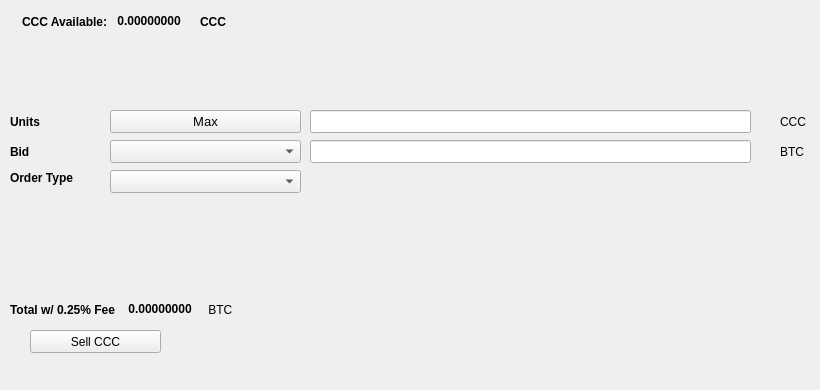
   <widget class="QWidget" name="SellTab">
    <attribute name="title">
     <string>Sell</string>
    </attribute>
    <widget class="QLabel" name="label_16">
     <property name="geometry">
      <rect>
       <x>780</x>
       <y>140</y>
       <width>31</width>
       <height>23</height>
      </rect>
     </property>
     <property name="text">
      <string>BTC</string>
     </property>
    </widget>
    <widget class="QComboBox" name="SellBidcomboBox">
     <property name="geometry">
      <rect>
       <x>110</x>
       <y>140</y>
       <width>191</width>
       <height>23</height>
      </rect>
     </property>
     <property name="font">
      <font>
       <pointsize>10</pointsize>
      </font>
     </property>
    </widget>
    <widget class="QLabel" name="label_18">
     <property name="geometry">
      <rect>
       <x>10</x>
       <y>110</y>
       <width>46</width>
       <height>23</height>
      </rect>
     </property>
     <property name="font">
      <font>
       <weight>75</weight>
       <bold>true</bold>
      </font>
     </property>
     <property name="text">
      <string>Units</string>
     </property>
    </widget>
    <widget class="QPushButton" name="Sell_Max_Amount">
     <property name="geometry">
      <rect>
       <x>110</x>
       <y>110</y>
       <width>191</width>
       <height>23</height>
      </rect>
     </property>
     <property name="font">
      <font>
       <pointsize>10</pointsize>
      </font>
     </property>
     <property name="text">
      <string>Max</string>
     </property>
    </widget>
    <widget class="QLabel" name="label_20">
     <property name="geometry">
      <rect>
       <x>10</x>
       <y>170</y>
       <width>91</width>
       <height>16</height>
      </rect>
     </property>
     <property name="font">
      <font>
       <weight>75</weight>
       <bold>true</bold>
      </font>
     </property>
     <property name="text">
      <string>Order Type</string>
     </property>
    </widget>
    <widget class="QComboBox" name="SellOrdertypeCombo">
     <property name="geometry">
      <rect>
       <x>110</x>
       <y>170</y>
       <width>191</width>
       <height>23</height>
      </rect>
     </property>
     <property name="font">
      <font>
       <pointsize>10</pointsize>
      </font>
     </property>
    </widget>
    <widget class="QLabel" name="label_21">
     <property name="geometry">
      <rect>
       <x>10</x>
       <y>140</y>
       <width>46</width>
       <height>23</height>
      </rect>
     </property>
     <property name="font">
      <font>
       <weight>75</weight>
       <bold>true</bold>
      </font>
     </property>
     <property name="text">
      <string>Bid</string>
     </property>
    </widget>
    <widget class="QLabel" name="label_22">
     <property name="geometry">
      <rect>
       <x>780</x>
       <y>110</y>
       <width>31</width>
       <height>23</height>
      </rect>
     </property>
     <property name="text">
      <string>CCC</string>
     </property>
    </widget>
    <widget class="QLineEdit" name="UnitsInputCCC">
     <property name="geometry">
      <rect>
       <x>310</x>
       <y>110</y>
       <width>441</width>
       <height>23</height>
      </rect>
     </property>
     <property name="font">
      <font>
       <pointsize>9</pointsize>
       <weight>75</weight>
       <bold>true</bold>
      </font>
     </property>
    </widget>
    <widget class="QLineEdit" name="SellBidPriceEdit">
     <property name="geometry">
      <rect>
       <x>310</x>
       <y>140</y>
       <width>441</width>
       <height>23</height>
      </rect>
     </property>
     <property name="font">
      <font>
       <pointsize>9</pointsize>
       <weight>75</weight>
       <bold>true</bold>
      </font>
     </property>
    </widget>
    <widget class="QPushButton" name="SellCCCBTN">
     <property name="geometry">
      <rect>
       <x>30</x>
       <y>330</y>
       <width>131</width>
       <height>23</height>
      </rect>
     </property>
     <property name="text">
      <string>Sell CCC</string>
     </property>
     <property name="icon">
      <iconset resource="../concierge">
       <normaloff>:/icons/bitcoin</normaloff>:/icons/bitcoin</iconset>
     </property>
    </widget>
    <widget class="QWidget" name="layoutWidget3">
     <property name="geometry">
      <rect>
       <x>22</x>
       <y>12</y>
       <width>258</width>
       <height>19</height>
      </rect>
     </property>
     <layout class="QHBoxLayout" name="horizontalLayout">
      <item>
       <widget class="QLabel" name="label232_2">
        <property name="font">
         <font>
          <weight>75</weight>
          <bold>true</bold>
         </font>
        </property>
        <property name="text">
         <string>CCC Available:</string>
        </property>
       </widget>
      </item>
      <item>
       <widget class="QLabel" name="CCCAvailableLabel">
        <property name="palette">
         <palette>
          <active>
           <colorrole role="WindowText">
            <brush brushstyle="SolidPattern">
             <color alpha="255">
              <red>0</red>
              <green>0</green>
              <blue>0</blue>
             </color>
            </brush>
           </colorrole>
           <colorrole role="Button">
            <brush brushstyle="SolidPattern">
             <color alpha="255">
              <red>0</red>
              <green>170</green>
              <blue>0</blue>
             </color>
            </brush>
           </colorrole>
           <colorrole role="Light">
            <brush brushstyle="SolidPattern">
             <color alpha="255">
              <red>0</red>
              <green>255</green>
              <blue>0</blue>
             </color>
            </brush>
           </colorrole>
           <colorrole role="Midlight">
            <brush brushstyle="SolidPattern">
             <color alpha="255">
              <red>0</red>
              <green>212</green>
              <blue>0</blue>
             </color>
            </brush>
           </colorrole>
           <colorrole role="Dark">
            <brush brushstyle="SolidPattern">
             <color alpha="255">
              <red>0</red>
              <green>85</green>
              <blue>0</blue>
             </color>
            </brush>
           </colorrole>
           <colorrole role="Mid">
            <brush brushstyle="SolidPattern">
             <color alpha="255">
              <red>0</red>
              <green>113</green>
              <blue>0</blue>
             </color>
            </brush>
           </colorrole>
           <colorrole role="Text">
            <brush brushstyle="SolidPattern">
             <color alpha="255">
              <red>0</red>
              <green>170</green>
              <blue>0</blue>
             </color>
            </brush>
           </colorrole>
           <colorrole role="BrightText">
            <brush brushstyle="SolidPattern">
             <color alpha="255">
              <red>255</red>
              <green>255</green>
              <blue>255</blue>
             </color>
            </brush>
           </colorrole>
           <colorrole role="ButtonText">
            <brush brushstyle="SolidPattern">
             <color alpha="255">
              <red>0</red>
              <green>0</green>
              <blue>0</blue>
             </color>
            </brush>
           </colorrole>
           <colorrole role="Base">
            <brush brushstyle="SolidPattern">
             <color alpha="255">
              <red>255</red>
              <green>255</green>
              <blue>255</blue>
             </color>
            </brush>
           </colorrole>
           <colorrole role="Window">
            <brush brushstyle="SolidPattern">
             <color alpha="255">
              <red>0</red>
              <green>170</green>
              <blue>0</blue>
             </color>
            </brush>
           </colorrole>
           <colorrole role="Shadow">
            <brush brushstyle="SolidPattern">
             <color alpha="255">
              <red>0</red>
              <green>0</green>
              <blue>0</blue>
             </color>
            </brush>
           </colorrole>
           <colorrole role="AlternateBase">
            <brush brushstyle="SolidPattern">
             <color alpha="255">
              <red>127</red>
              <green>212</green>
              <blue>127</blue>
             </color>
            </brush>
           </colorrole>
           <colorrole role="ToolTipBase">
            <brush brushstyle="SolidPattern">
             <color alpha="255">
              <red>255</red>
              <green>255</green>
              <blue>220</blue>
             </color>
            </brush>
           </colorrole>
           <colorrole role="ToolTipText">
            <brush brushstyle="SolidPattern">
             <color alpha="255">
              <red>0</red>
              <green>0</green>
              <blue>0</blue>
             </color>
            </brush>
           </colorrole>
          </active>
          <inactive>
           <colorrole role="WindowText">
            <brush brushstyle="SolidPattern">
             <color alpha="255">
              <red>0</red>
              <green>0</green>
              <blue>0</blue>
             </color>
            </brush>
           </colorrole>
           <colorrole role="Button">
            <brush brushstyle="SolidPattern">
             <color alpha="255">
              <red>0</red>
              <green>170</green>
              <blue>0</blue>
             </color>
            </brush>
           </colorrole>
           <colorrole role="Light">
            <brush brushstyle="SolidPattern">
             <color alpha="255">
              <red>0</red>
              <green>255</green>
              <blue>0</blue>
             </color>
            </brush>
           </colorrole>
           <colorrole role="Midlight">
            <brush brushstyle="SolidPattern">
             <color alpha="255">
              <red>0</red>
              <green>212</green>
              <blue>0</blue>
             </color>
            </brush>
           </colorrole>
           <colorrole role="Dark">
            <brush brushstyle="SolidPattern">
             <color alpha="255">
              <red>0</red>
              <green>85</green>
              <blue>0</blue>
             </color>
            </brush>
           </colorrole>
           <colorrole role="Mid">
            <brush brushstyle="SolidPattern">
             <color alpha="255">
              <red>0</red>
              <green>113</green>
              <blue>0</blue>
             </color>
            </brush>
           </colorrole>
           <colorrole role="Text">
            <brush brushstyle="SolidPattern">
             <color alpha="255">
              <red>0</red>
              <green>170</green>
              <blue>0</blue>
             </color>
            </brush>
           </colorrole>
           <colorrole role="BrightText">
            <brush brushstyle="SolidPattern">
             <color alpha="255">
              <red>255</red>
              <green>255</green>
              <blue>255</blue>
             </color>
            </brush>
           </colorrole>
           <colorrole role="ButtonText">
            <brush brushstyle="SolidPattern">
             <color alpha="255">
              <red>0</red>
              <green>0</green>
              <blue>0</blue>
             </color>
            </brush>
           </colorrole>
           <colorrole role="Base">
            <brush brushstyle="SolidPattern">
             <color alpha="255">
              <red>255</red>
              <green>255</green>
              <blue>255</blue>
             </color>
            </brush>
           </colorrole>
           <colorrole role="Window">
            <brush brushstyle="SolidPattern">
             <color alpha="255">
              <red>0</red>
              <green>170</green>
              <blue>0</blue>
             </color>
            </brush>
           </colorrole>
           <colorrole role="Shadow">
            <brush brushstyle="SolidPattern">
             <color alpha="255">
              <red>0</red>
              <green>0</green>
              <blue>0</blue>
             </color>
            </brush>
           </colorrole>
           <colorrole role="AlternateBase">
            <brush brushstyle="SolidPattern">
             <color alpha="255">
              <red>127</red>
              <green>212</green>
              <blue>127</blue>
             </color>
            </brush>
           </colorrole>
           <colorrole role="ToolTipBase">
            <brush brushstyle="SolidPattern">
             <color alpha="255">
              <red>255</red>
              <green>255</green>
              <blue>220</blue>
             </color>
            </brush>
           </colorrole>
           <colorrole role="ToolTipText">
            <brush brushstyle="SolidPattern">
             <color alpha="255">
              <red>0</red>
              <green>0</green>
              <blue>0</blue>
             </color>
            </brush>
           </colorrole>
          </inactive>
          <disabled>
           <colorrole role="WindowText">
            <brush brushstyle="SolidPattern">
             <color alpha="255">
              <red>0</red>
              <green>85</green>
              <blue>0</blue>
             </color>
            </brush>
           </colorrole>
           <colorrole role="Button">
            <brush brushstyle="SolidPattern">
             <color alpha="255">
              <red>0</red>
              <green>170</green>
              <blue>0</blue>
             </color>
            </brush>
           </colorrole>
           <colorrole role="Light">
            <brush brushstyle="SolidPattern">
             <color alpha="255">
              <red>0</red>
              <green>255</green>
              <blue>0</blue>
             </color>
            </brush>
           </colorrole>
           <colorrole role="Midlight">
            <brush brushstyle="SolidPattern">
             <color alpha="255">
              <red>0</red>
              <green>212</green>
              <blue>0</blue>
             </color>
            </brush>
           </colorrole>
           <colorrole role="Dark">
            <brush brushstyle="SolidPattern">
             <color alpha="255">
              <red>0</red>
              <green>85</green>
              <blue>0</blue>
             </color>
            </brush>
           </colorrole>
           <colorrole role="Mid">
            <brush brushstyle="SolidPattern">
             <color alpha="255">
              <red>0</red>
              <green>113</green>
              <blue>0</blue>
             </color>
            </brush>
           </colorrole>
           <colorrole role="Text">
            <brush brushstyle="SolidPattern">
             <color alpha="255">
              <red>0</red>
              <green>85</green>
              <blue>0</blue>
             </color>
            </brush>
           </colorrole>
           <colorrole role="BrightText">
            <brush brushstyle="SolidPattern">
             <color alpha="255">
              <red>255</red>
              <green>255</green>
              <blue>255</blue>
             </color>
            </brush>
           </colorrole>
           <colorrole role="ButtonText">
            <brush brushstyle="SolidPattern">
             <color alpha="255">
              <red>0</red>
              <green>85</green>
              <blue>0</blue>
             </color>
            </brush>
           </colorrole>
           <colorrole role="Base">
            <brush brushstyle="SolidPattern">
             <color alpha="255">
              <red>0</red>
              <green>170</green>
              <blue>0</blue>
             </color>
            </brush>
           </colorrole>
           <colorrole role="Window">
            <brush brushstyle="SolidPattern">
             <color alpha="255">
              <red>0</red>
              <green>170</green>
              <blue>0</blue>
             </color>
            </brush>
           </colorrole>
           <colorrole role="Shadow">
            <brush brushstyle="SolidPattern">
             <color alpha="255">
              <red>0</red>
              <green>0</green>
              <blue>0</blue>
             </color>
            </brush>
           </colorrole>
           <colorrole role="AlternateBase">
            <brush brushstyle="SolidPattern">
             <color alpha="255">
              <red>0</red>
              <green>170</green>
              <blue>0</blue>
             </color>
            </brush>
           </colorrole>
           <colorrole role="ToolTipBase">
            <brush brushstyle="SolidPattern">
             <color alpha="255">
              <red>255</red>
              <green>255</green>
              <blue>220</blue>
             </color>
            </brush>
           </colorrole>
           <colorrole role="ToolTipText">
            <brush brushstyle="SolidPattern">
             <color alpha="255">
              <red>0</red>
              <green>0</green>
              <blue>0</blue>
             </color>
            </brush>
           </colorrole>
          </disabled>
         </palette>
        </property>
        <property name="font">
         <font>
          <weight>75</weight>
          <bold>true</bold>
         </font>
        </property>
        <property name="text">
         <string> 0.00000000 </string>
        </property>
        <property name="textInteractionFlags">
         <set>Qt::LinksAccessibleByMouse|Qt::TextSelectableByKeyboard|Qt::TextSelectableByMouse</set>
        </property>
       </widget>
      </item>
      <item>
       <widget class="QLabel" name="labelCCC">
        <property name="font">
         <font>
          <weight>75</weight>
          <bold>true</bold>
         </font>
        </property>
        <property name="text">
         <string>CCC</string>
        </property>
       </widget>
      </item>
     </layout>
    </widget>
    <widget class="QWidget" name="layoutWidget">
     <property name="geometry">
      <rect>
       <x>10</x>
       <y>300</y>
       <width>268</width>
       <height>19</height>
      </rect>
     </property>
     <layout class="QHBoxLayout" name="horizontalLayout_2">
      <item>
       <widget class="QLabel" name="label_19">
        <property name="font">
         <font>
          <weight>75</weight>
          <bold>true</bold>
         </font>
        </property>
        <property name="text">
         <string>Total w/ 0.25% Fee </string>
        </property>
       </widget>
      </item>
      <item>
       <widget class="QLabel" name="SellCostLabel">
        <property name="palette">
         <palette>
          <active>
           <colorrole role="WindowText">
            <brush brushstyle="SolidPattern">
             <color alpha="255">
              <red>0</red>
              <green>0</green>
              <blue>0</blue>
             </color>
            </brush>
           </colorrole>
           <colorrole role="Button">
            <brush brushstyle="SolidPattern">
             <color alpha="255">
              <red>0</red>
              <green>170</green>
              <blue>0</blue>
             </color>
            </brush>
           </colorrole>
           <colorrole role="Light">
            <brush brushstyle="SolidPattern">
             <color alpha="255">
              <red>0</red>
              <green>255</green>
              <blue>0</blue>
             </color>
            </brush>
           </colorrole>
           <colorrole role="Midlight">
            <brush brushstyle="SolidPattern">
             <color alpha="255">
              <red>0</red>
              <green>212</green>
              <blue>0</blue>
             </color>
            </brush>
           </colorrole>
           <colorrole role="Dark">
            <brush brushstyle="SolidPattern">
             <color alpha="255">
              <red>0</red>
              <green>85</green>
              <blue>0</blue>
             </color>
            </brush>
           </colorrole>
           <colorrole role="Mid">
            <brush brushstyle="SolidPattern">
             <color alpha="255">
              <red>0</red>
              <green>113</green>
              <blue>0</blue>
             </color>
            </brush>
           </colorrole>
           <colorrole role="Text">
            <brush brushstyle="SolidPattern">
             <color alpha="255">
              <red>0</red>
              <green>170</green>
              <blue>0</blue>
             </color>
            </brush>
           </colorrole>
           <colorrole role="BrightText">
            <brush brushstyle="SolidPattern">
             <color alpha="255">
              <red>255</red>
              <green>255</green>
              <blue>255</blue>
             </color>
            </brush>
           </colorrole>
           <colorrole role="ButtonText">
            <brush brushstyle="SolidPattern">
             <color alpha="255">
              <red>0</red>
              <green>0</green>
              <blue>0</blue>
             </color>
            </brush>
           </colorrole>
           <colorrole role="Base">
            <brush brushstyle="SolidPattern">
             <color alpha="255">
              <red>255</red>
              <green>255</green>
              <blue>255</blue>
             </color>
            </brush>
           </colorrole>
           <colorrole role="Window">
            <brush brushstyle="SolidPattern">
             <color alpha="255">
              <red>0</red>
              <green>170</green>
              <blue>0</blue>
             </color>
            </brush>
           </colorrole>
           <colorrole role="Shadow">
            <brush brushstyle="SolidPattern">
             <color alpha="255">
              <red>0</red>
              <green>0</green>
              <blue>0</blue>
             </color>
            </brush>
           </colorrole>
           <colorrole role="AlternateBase">
            <brush brushstyle="SolidPattern">
             <color alpha="255">
              <red>127</red>
              <green>212</green>
              <blue>127</blue>
             </color>
            </brush>
           </colorrole>
           <colorrole role="ToolTipBase">
            <brush brushstyle="SolidPattern">
             <color alpha="255">
              <red>255</red>
              <green>255</green>
              <blue>220</blue>
             </color>
            </brush>
           </colorrole>
           <colorrole role="ToolTipText">
            <brush brushstyle="SolidPattern">
             <color alpha="255">
              <red>0</red>
              <green>0</green>
              <blue>0</blue>
             </color>
            </brush>
           </colorrole>
          </active>
          <inactive>
           <colorrole role="WindowText">
            <brush brushstyle="SolidPattern">
             <color alpha="255">
              <red>0</red>
              <green>0</green>
              <blue>0</blue>
             </color>
            </brush>
           </colorrole>
           <colorrole role="Button">
            <brush brushstyle="SolidPattern">
             <color alpha="255">
              <red>0</red>
              <green>170</green>
              <blue>0</blue>
             </color>
            </brush>
           </colorrole>
           <colorrole role="Light">
            <brush brushstyle="SolidPattern">
             <color alpha="255">
              <red>0</red>
              <green>255</green>
              <blue>0</blue>
             </color>
            </brush>
           </colorrole>
           <colorrole role="Midlight">
            <brush brushstyle="SolidPattern">
             <color alpha="255">
              <red>0</red>
              <green>212</green>
              <blue>0</blue>
             </color>
            </brush>
           </colorrole>
           <colorrole role="Dark">
            <brush brushstyle="SolidPattern">
             <color alpha="255">
              <red>0</red>
              <green>85</green>
              <blue>0</blue>
             </color>
            </brush>
           </colorrole>
           <colorrole role="Mid">
            <brush brushstyle="SolidPattern">
             <color alpha="255">
              <red>0</red>
              <green>113</green>
              <blue>0</blue>
             </color>
            </brush>
           </colorrole>
           <colorrole role="Text">
            <brush brushstyle="SolidPattern">
             <color alpha="255">
              <red>0</red>
              <green>170</green>
              <blue>0</blue>
             </color>
            </brush>
           </colorrole>
           <colorrole role="BrightText">
            <brush brushstyle="SolidPattern">
             <color alpha="255">
              <red>255</red>
              <green>255</green>
              <blue>255</blue>
             </color>
            </brush>
           </colorrole>
           <colorrole role="ButtonText">
            <brush brushstyle="SolidPattern">
             <color alpha="255">
              <red>0</red>
              <green>0</green>
              <blue>0</blue>
             </color>
            </brush>
           </colorrole>
           <colorrole role="Base">
            <brush brushstyle="SolidPattern">
             <color alpha="255">
              <red>255</red>
              <green>255</green>
              <blue>255</blue>
             </color>
            </brush>
           </colorrole>
           <colorrole role="Window">
            <brush brushstyle="SolidPattern">
             <color alpha="255">
              <red>0</red>
              <green>170</green>
              <blue>0</blue>
             </color>
            </brush>
           </colorrole>
           <colorrole role="Shadow">
            <brush brushstyle="SolidPattern">
             <color alpha="255">
              <red>0</red>
              <green>0</green>
              <blue>0</blue>
             </color>
            </brush>
           </colorrole>
           <colorrole role="AlternateBase">
            <brush brushstyle="SolidPattern">
             <color alpha="255">
              <red>127</red>
              <green>212</green>
              <blue>127</blue>
             </color>
            </brush>
           </colorrole>
           <colorrole role="ToolTipBase">
            <brush brushstyle="SolidPattern">
             <color alpha="255">
              <red>255</red>
              <green>255</green>
              <blue>220</blue>
             </color>
            </brush>
           </colorrole>
           <colorrole role="ToolTipText">
            <brush brushstyle="SolidPattern">
             <color alpha="255">
              <red>0</red>
              <green>0</green>
              <blue>0</blue>
             </color>
            </brush>
           </colorrole>
          </inactive>
          <disabled>
           <colorrole role="WindowText">
            <brush brushstyle="SolidPattern">
             <color alpha="255">
              <red>0</red>
              <green>85</green>
              <blue>0</blue>
             </color>
            </brush>
           </colorrole>
           <colorrole role="Button">
            <brush brushstyle="SolidPattern">
             <color alpha="255">
              <red>0</red>
              <green>170</green>
              <blue>0</blue>
             </color>
            </brush>
           </colorrole>
           <colorrole role="Light">
            <brush brushstyle="SolidPattern">
             <color alpha="255">
              <red>0</red>
              <green>255</green>
              <blue>0</blue>
             </color>
            </brush>
           </colorrole>
           <colorrole role="Midlight">
            <brush brushstyle="SolidPattern">
             <color alpha="255">
              <red>0</red>
              <green>212</green>
              <blue>0</blue>
             </color>
            </brush>
           </colorrole>
           <colorrole role="Dark">
            <brush brushstyle="SolidPattern">
             <color alpha="255">
              <red>0</red>
              <green>85</green>
              <blue>0</blue>
             </color>
            </brush>
           </colorrole>
           <colorrole role="Mid">
            <brush brushstyle="SolidPattern">
             <color alpha="255">
              <red>0</red>
              <green>113</green>
              <blue>0</blue>
             </color>
            </brush>
           </colorrole>
           <colorrole role="Text">
            <brush brushstyle="SolidPattern">
             <color alpha="255">
              <red>0</red>
              <green>85</green>
              <blue>0</blue>
             </color>
            </brush>
           </colorrole>
           <colorrole role="BrightText">
            <brush brushstyle="SolidPattern">
             <color alpha="255">
              <red>255</red>
              <green>255</green>
              <blue>255</blue>
             </color>
            </brush>
           </colorrole>
           <colorrole role="ButtonText">
            <brush brushstyle="SolidPattern">
             <color alpha="255">
              <red>0</red>
              <green>85</green>
              <blue>0</blue>
             </color>
            </brush>
           </colorrole>
           <colorrole role="Base">
            <brush brushstyle="SolidPattern">
             <color alpha="255">
              <red>0</red>
              <green>170</green>
              <blue>0</blue>
             </color>
            </brush>
           </colorrole>
           <colorrole role="Window">
            <brush brushstyle="SolidPattern">
             <color alpha="255">
              <red>0</red>
              <green>170</green>
              <blue>0</blue>
             </color>
            </brush>
           </colorrole>
           <colorrole role="Shadow">
            <brush brushstyle="SolidPattern">
             <color alpha="255">
              <red>0</red>
              <green>0</green>
              <blue>0</blue>
             </color>
            </brush>
           </colorrole>
           <colorrole role="AlternateBase">
            <brush brushstyle="SolidPattern">
             <color alpha="255">
              <red>0</red>
              <green>170</green>
              <blue>0</blue>
             </color>
            </brush>
           </colorrole>
           <colorrole role="ToolTipBase">
            <brush brushstyle="SolidPattern">
             <color alpha="255">
              <red>255</red>
              <green>255</green>
              <blue>220</blue>
             </color>
            </brush>
           </colorrole>
           <colorrole role="ToolTipText">
            <brush brushstyle="SolidPattern">
             <color alpha="255">
              <red>0</red>
              <green>0</green>
              <blue>0</blue>
             </color>
            </brush>
           </colorrole>
          </disabled>
         </palette>
        </property>
        <property name="font">
         <font>
          <weight>75</weight>
          <bold>true</bold>
         </font>
        </property>
        <property name="autoFillBackground">
         <bool>false</bool>
        </property>
        <property name="text">
         <string> 0.00000000</string>
        </property>
        <property name="textInteractionFlags">
         <set>Qt::LinksAccessibleByMouse|Qt::TextSelectableByMouse</set>
        </property>
       </widget>
      </item>
      <item>
       <widget class="QLabel" name="label_17">
        <property name="font">
         <font>
          <weight>50</weight>
          <bold>false</bold>
         </font>
        </property>
        <property name="text">
         <string> BTC</string>
        </property>
       </widget>
      </item>
     </layout>
    </widget>
    <widget class="QLabel" name="label_23">
     <property name="geometry">
      <rect>
       <x>460</x>
       <y>300</y>
       <width>281</width>
       <height>81</height>
      </rect>
     </property>
     <property name="text">
      <string/>
     </property>
     <property name="pixmap">
      <pixmap>:/images/bittrex</pixmap>
     </property>
    </widget>
   </widget>
